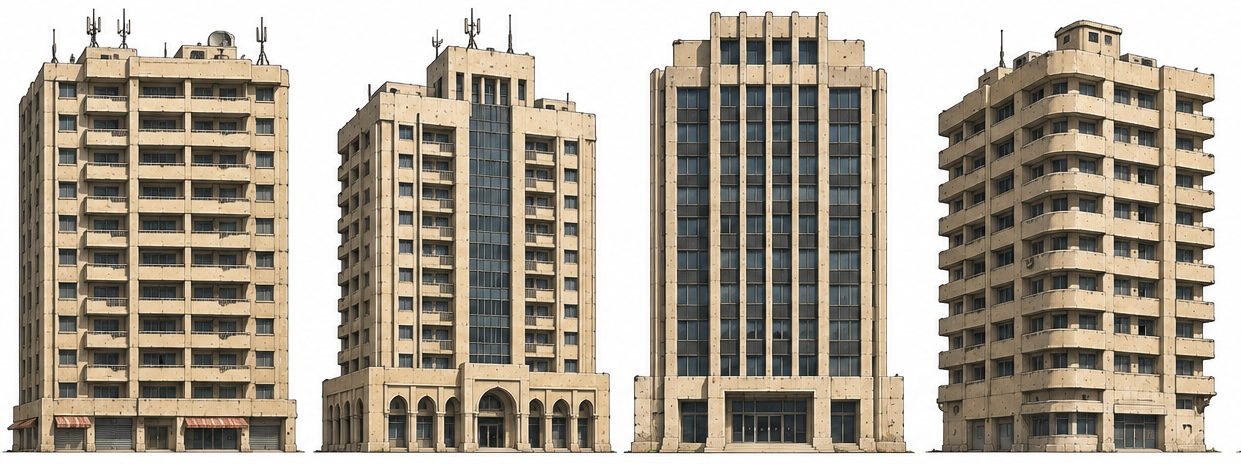
#> input picture tank/assets/ref/buildings_highrise.jpg, 1241 x 464 px
$ python cut_buildings.py
#> lines starting #> are read from the running program, lines starting #| are printed output that depends on the picture; after the words box and inside, x2 and y2 are one past the last pixel; in counts of white or black regions, pixels touching at a corner belong together
#!/usr/bin/env python3
"""Cut the four high-rise buildings of assets/ref/buildings_highrise.jpg for the demolition tests.
For each: <name>.png (as drawn) and <name>_broken.png (every window pane knocked out: dark openings with a
few shards left in the frames), used once a blast has shattered the glass.
Outputs assets/sprites/buildings/ + buildings.json.
usage: python3 tools/cut_buildings.py
"""
import os, json
import numpy as np
from PIL import Image

ROOT = os.path.dirname(os.path.dirname(os.path.abspath(__file__)))
OUT = os.path.join(ROOT, 'assets/sprites/buildings'); os.makedirs(OUT, exist_ok=True)
SRC = Image.open(os.path.join(ROOT, 'assets/ref/buildings_highrise.jpg')).convert('RGB')
#> SRC is the input picture: PIL image 1241x464 RGB; mean R, G, B 171, 162.1, 148
BOX = {'b1': (4, 4, 302, 456), 'b2': (315, 6, 616, 456), 'b3': (625, 4, 912, 456), 'b4': (931, 10, 1221, 456)}

def flood(im, thr=232):
    white = (im.min(axis=2) > thr) & ((im.max(axis=2) - im.min(axis=2)) < 22)
    reg = np.zeros_like(white); reg[0], reg[:, 0], reg[:, -1] = white[0], white[:, 0], white[:, -1]
    while True:
        d = reg.copy(); d[1:] |= reg[:-1]; d[:-1] |= reg[1:]; d[:, 1:] |= reg[:, :-1]; d[:, :-1] |= reg[:, 1:]; d &= white
        if (d == reg).all(): break
        reg = d
    return reg

info = {}; rng = np.random.default_rng(7)
for name, box in BOX.items():
    im = np.asarray(SRC.crop(box)).astype(np.int16)
    bg = flood(im)
    a = np.where(bg, 0, 255).astype(np.uint8)
    ys, xs = np.nonzero(a); x0, x1, y0, y1 = xs.min(), xs.max() + 1, ys.min(), ys.max() + 1
    rgb = im[y0:y1, x0:x1].astype(np.uint8); al = a[y0:y1, x0:x1]
    big = lambda arr: Image.fromarray(arr).resize((arr.shape[1] * 2, arr.shape[0] * 2), Image.LANCZOS)      # 2x: softer edges in game
    big(np.dstack([rgb, al])).save(os.path.join(OUT, name + '.png'))
    r, g, b = rgb[..., 0].astype(int), rgb[..., 1].astype(int), rgb[..., 2].astype(int)
    lum = (r * 3 + g * 6 + b) // 10
    glass = (lum < 118) & (b >= r - 14) & (al > 0)              # dark, grey-blue panes (the walls are warm tan)
    br = rgb.copy()
    shard = rng.random(glass.shape) < 0.07
    br[glass] = (18, 20, 24); br[glass & shard] = (150, 170, 185)
    big(np.dstack([br, al])).save(os.path.join(OUT, name + '_broken.png'))
    info[name] = {'w': int(x1 - x0) * 2, 'h': int(y1 - y0) * 2, 'glass': round(float(glass.sum()) / max(1, (al > 0).sum()), 3)}
#> this loop made 4 passes
#> (x1, y0, y1) on passes 1 to 4: (298, 4, 449), (301, 2, 448), (287, 7, 450), (290, 9, 443)
#> pass 1, `im = np.asarray(SRC.crop(box)).astype(np.int16)`:
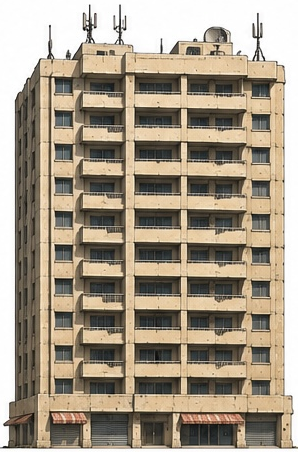
#> im: shape (452, 298, 3) int16; mean R, G, B 165.3, 153.4, 135.4
#> pass 1, in flood, `white = (im.min(axis=2) > thr) & ((im.max(axis=2) - im.min(axis=2)) < ..`:
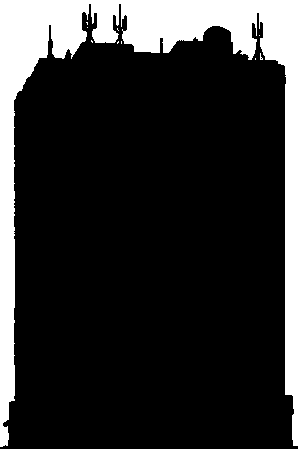
#> white: shape (452, 298) bool; 18.7% white; 11 white regions (9 under 20 px), largest, box (x1, y1, x2, y2) and area: (0, 0, 298, 447) 24301, (0, 449, 298, 452) 894
#> after the loop:
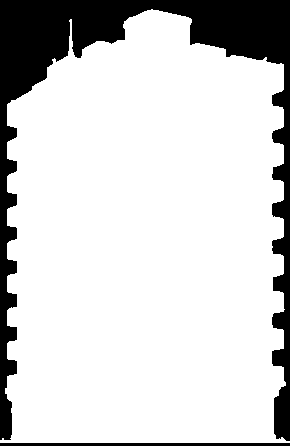
#> a: shape (446, 290); 82.2% white; 2 black regions, box (x1, y1, x2, y2) and area: (0, 0, 290, 441) 22207, (0, 443, 290, 446) 870
#> after the loop:
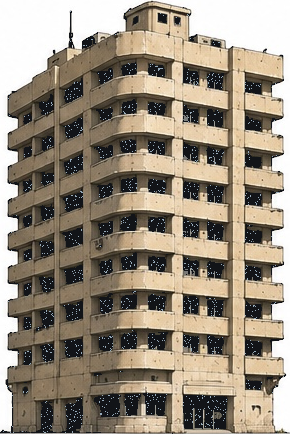
#> br: shape (434, 290, 3); mean R, G, B 150.9, 139.8, 124
#> after the loop:
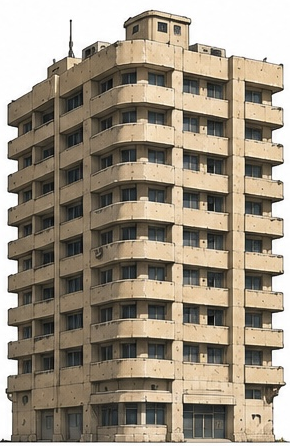
#> im: shape (446, 290, 3) int16; mean R, G, B 157.4, 146.3, 129.7
#> after the loop, info = 4 items
json.dump(info, open(os.path.join(OUT, 'buildings.json'), 'w'), indent=1); print(info)
#| {'b1': {'w': 596, 'h': 890, 'glass': 0.175}, 'b2': {'w': 602, 'h': 892, 'glass': 0.22}, 'b3': {'w': 574, 'h': 886, 'glass': 0.443}, 'b4': {'w': 580, 'h': 868, 'glass': 0.177}}

$ run again, with tank/assets/ref/ground_textures.jpg copied over tank/assets/ref/buildings_highrise.jpg
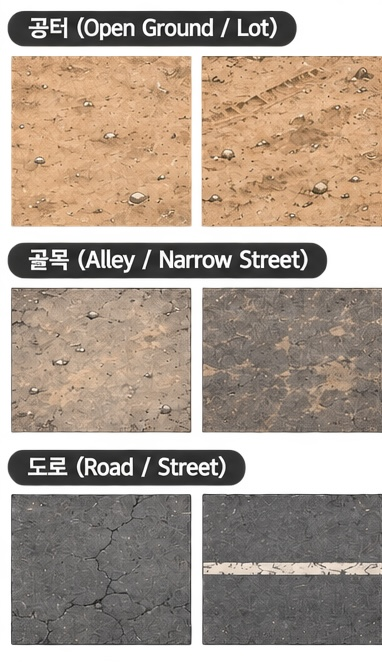
#> input picture tank/assets/ref/ground_textures.jpg, 382 x 662 px
#> SRC is the input picture: PIL image 382x662 RGB; mean R, G, B 170.2, 156, 143.1
#> the loop `for name, box in BOX.items():` made 4 passes
#> (x0, x1, y0, y1) on passes 1 to 4: (3, 298, 6, 452), (0, 301, 0, 450), (0, 287, 0, 452), (0, 290, 0, 446)
#> pass 1, in flood, `white = (im.min(axis=2) > thr) & ((im.max(axis=2) - im.min(axis=2)) < ..`:
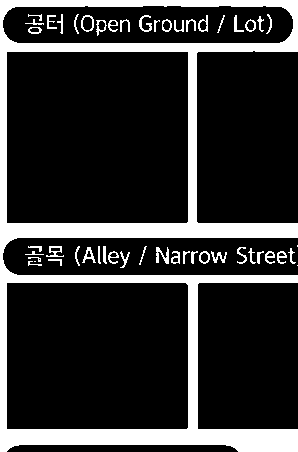
#> white: shape (452, 298) bool; 18.8% white; 50 white regions (3 under 20 px), largest, box (x1, y1, x2, y2) and area: (0, 0, 298, 452) 22877, (156, 247, 169, 264) 116, (139, 15, 152, 32) 92
#> after the loop `for name, box in BOX.items():`:
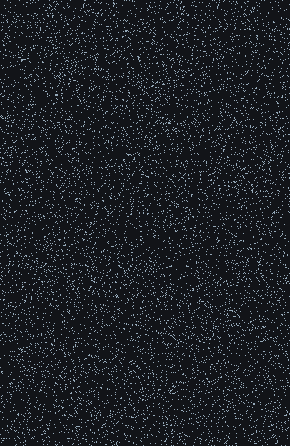
#> br: shape (446, 290, 3); mean R, G, B 27.2, 30.5, 35.2
#> after the loop `for name, box in BOX.items():`: info = 4 items
#| {'b1': {'w': 590, 'h': 892, 'glass': 0.158}, 'b2': {'w': 602, 'h': 900, 'glass': 0.834}, 'b3': {'w': 574, 'h': 904, 'glass': 1.0}, 'b4': {'w': 580, 'h': 892, 'glass': 1.0}}

$ run again, with tank/assets/ref/m109a3_sheet.jpg copied over tank/assets/ref/buildings_highrise.jpg
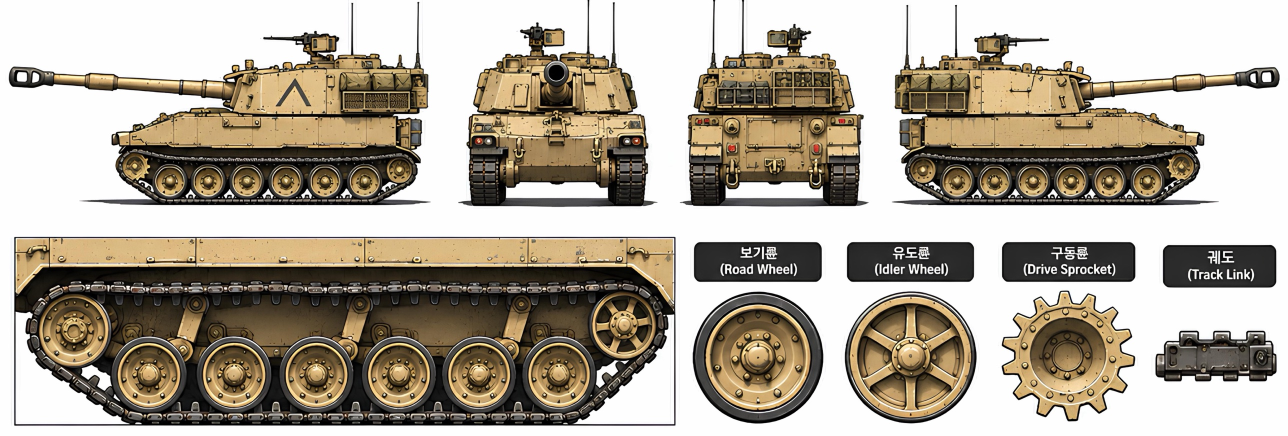
#> input picture tank/assets/ref/m109a3_sheet.jpg, 2576 x 872 px (shown at 1/2 size)
#> SRC is the input picture: PIL image 2576x872 RGB; mean R, G, B 175.9, 167.2, 153.5
#> the loop `for name, box in BOX.items():` made 4 passes
#> (x0, x1, y0, y1) on passes 1 to 4: (13, 298, 129, 406), (0, 301, 58, 405), (0, 237, 0, 407), (0, 290, 0, 404)
#> pass 1, in flood, `white = (im.min(axis=2) > thr) & ((im.max(axis=2) - im.min(axis=2)) < ..`:
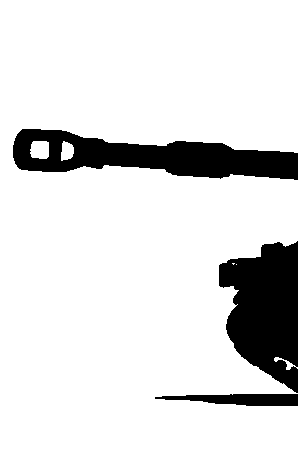
#> white: shape (452, 298) bool; 86.8% white; 3 black regions, box (x1, y1, x2, y2) and area: (219, 241, 298, 393) 8307, (13, 129, 298, 180) 8199, (155, 394, 298, 406) 1224
#> after the loop `for name, box in BOX.items():`:
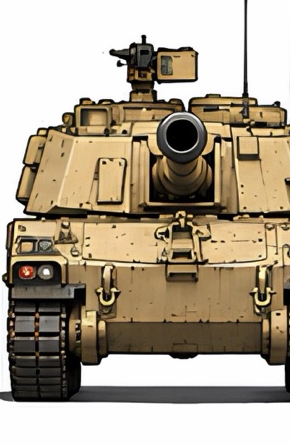
#> im: shape (446, 290, 3) int16; mean R, G, B 175.4, 163.6, 144.9
#> after the loop `for name, box in BOX.items():`: info = 4 items
#| {'b1': {'w': 570, 'h': 554, 'glass': 0.329}, 'b2': {'w': 602, 'h': 694, 'glass': 0.249}, 'b3': {'w': 474, 'h': 814, 'glass': 0.25}, 'b4': {'w': 580, 'h': 808, 'glass': 0.205}}
